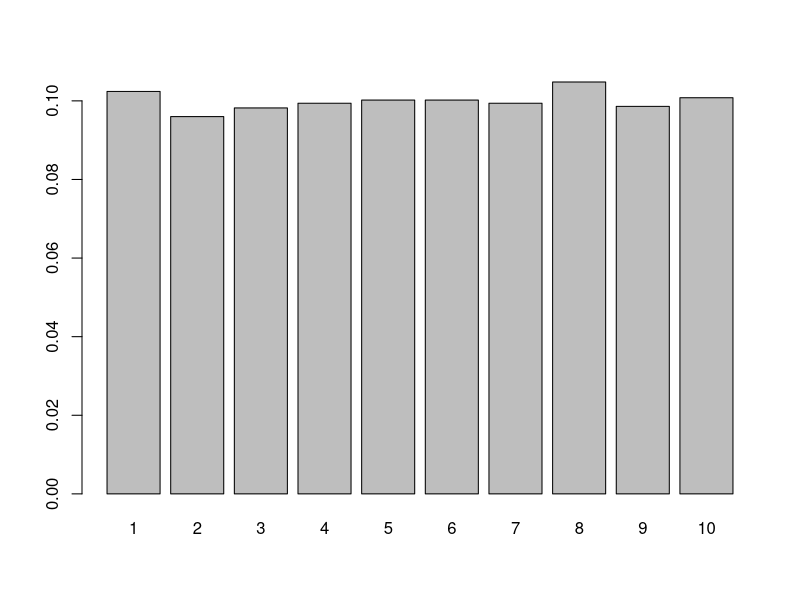
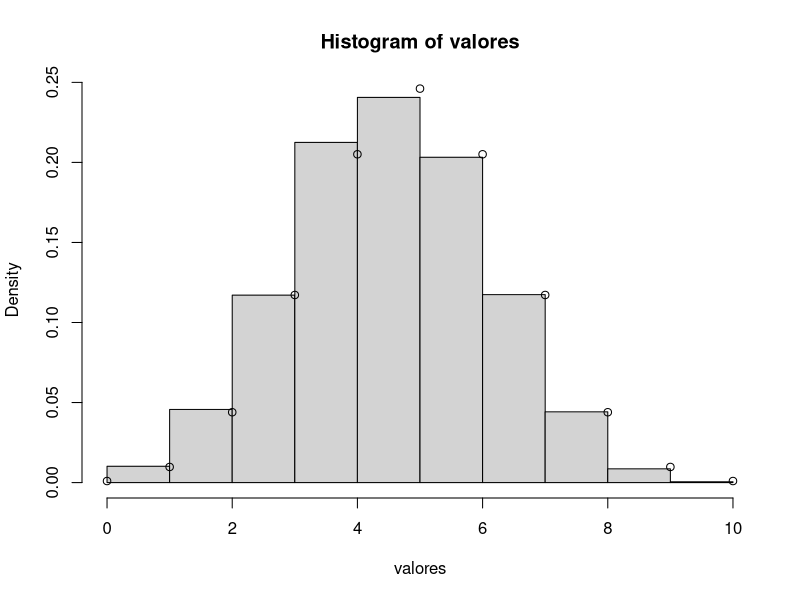
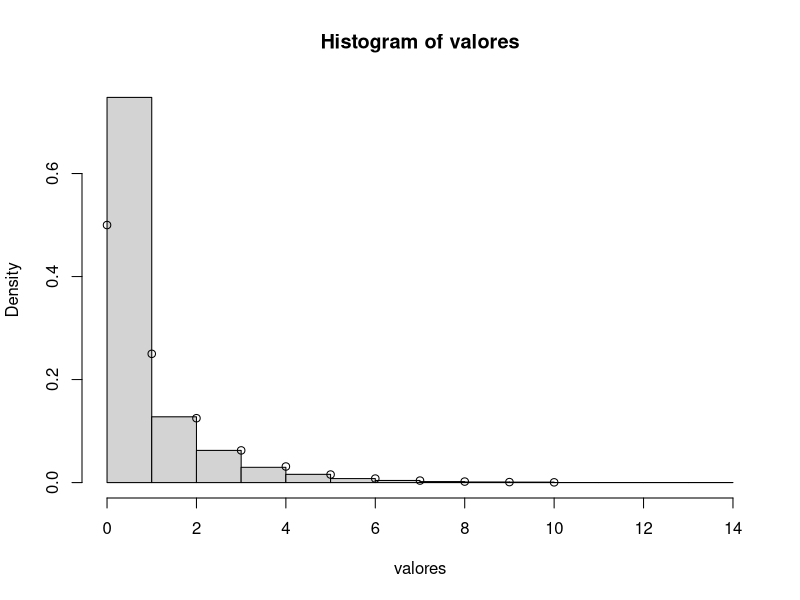
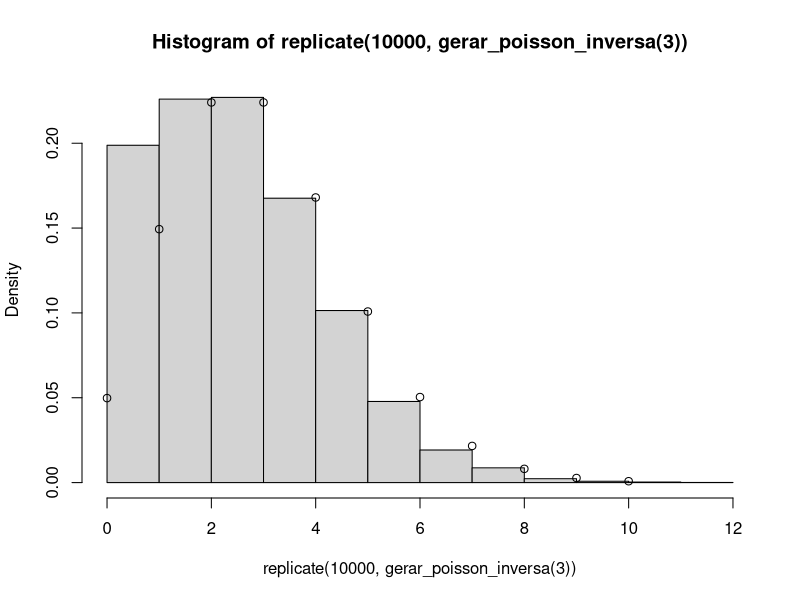
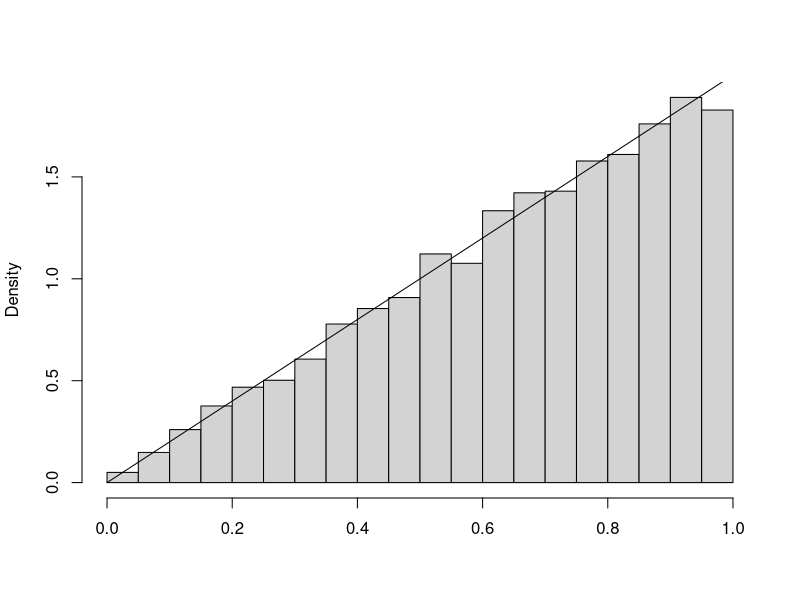
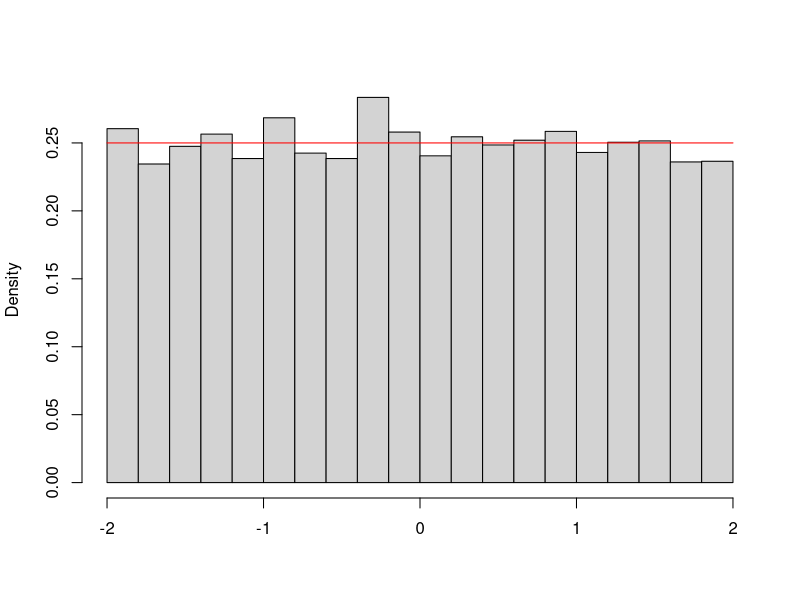
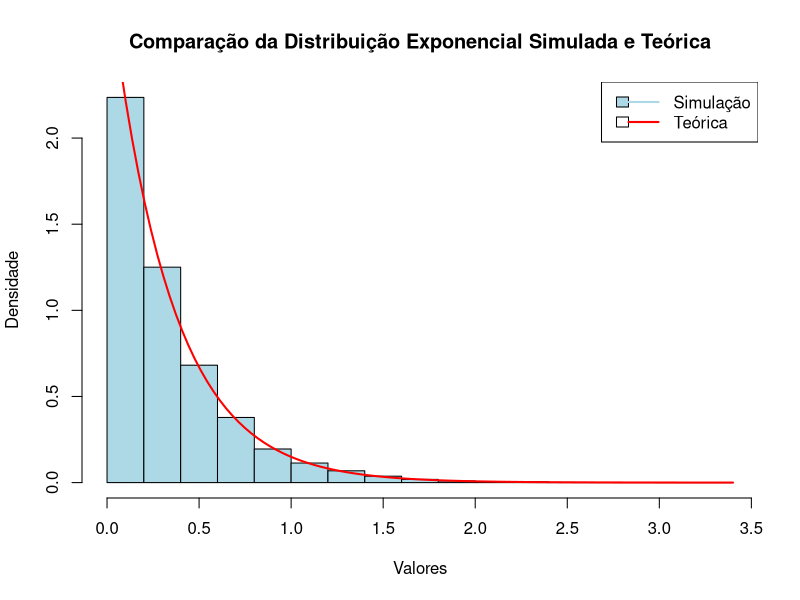

Write R code to recreate these figures, in order.
## ---- chunk 1
gerar_inversa <- function(){
  u <- runif(1,0,1)
  ifelse(u<0.20, return(1), 
         ifelse(u>=0.20 & u<0.35, return(2),
                ifelse(u>=0.35 & u<0.60, return(3), return(4))))
}

valores <- replicate(10000, gerar_inversa())

table(valores)/10000
## ---- chunk 2
gerar_va_inversa <- function(){
  # Gerar número aleatório entre 0 e 1
  u <- runif(1,0,1)
  p <- 1/10 # primeira probabilidade P(X=1)
  F <- p # inicializar a função de distribuição acumulada
  X <- 1 # inicializar o valor da va X
  
  while(u > F){
    X <- X+1
    F <- F+p
  }
  return(X)
}
valores <- replicate(5000,gerar_va_inversa())
barplot(table(valores)/5000)
## ---- chunk 3
# Gerando uma variável aleatória com distribuição de Bernoulli(p)
gerar_bernoulli_inversa <- function(p){
  U <- runif(1)
  if (U <= p){
    X <- 1
  } else {
    X <- 0
  }
  return(X)
}

valores <- replicate(100,gerar_bernoulli_inversa(0.8))
sum(valores)/100
## ---- chunk 4
# Gerando uma variável aleatória com distribuição Binomial(n,p)

gerar_binomial_inversa <- function(n,p){
  X <- sum(replicate(n,gerar_bernoulli_inversa(p)))
  return(X)
}

valores <- replicate(10000,gerar_binomial_inversa(10,0.5))
hist(valores, freq = FALSE, breaks = 11)
points(0:10, dbinom(0:10,10,0.5))
## ---- chunk 5
# Gerar uma variável aleatória com distribuição Geométrica(p)

gerar_geometrica_inversa <- function(p){
  U <- runif(1)
  X <- ceiling(log(1-U)/log(1-p))-1
  return(X)
}

valores <- replicate(10000, gerar_geometrica_inversa(0.5))
hist(valores, freq = FALSE)
points(0:10, dgeom(0:10,0.5))
## ---- chunk 6
# Gerando uma va com distribuição de Poisson

lambda <- 3  # exemplo com lambda = 3

# Função para gerar uma variável aleatória de Poisson usando o método da transformada inversa
gerar_poisson_inversa <- function(lambda) {
  U <- runif(1)  # Gerar um número aleatório uniforme entre 0 e 1
  p <- exp(-lambda)  # Inicializar a primeira probabilidade P(X=0)
  F <- p  # Inicializar a função de distribuição acumulada (CDF)
  X <- 0  # Inicializar o valor da variável aleatória
  
  # Acumular probabilidades até que a CDF exceda U
  while (U > F) {
    X <- X + 1
    p <- p * lambda / X  # Atualizar a probabilidade P(X=k)
    F <- F + p  # Atualizar a CDF
  }
  
  return(X)
}

set.seed(123)
hist(replicate(10000,gerar_poisson_inversa(3)),freq = FALSE, breaks = 12)
points(0:10,dpois(0:10,3))
## ---- chunk 7
n <- 10000
set.seed(123)
simlist <- sqrt(runif(n))
hist(simlist, prob=T, main="", xlab="")
curve(2*x, 0,1, add=T)
## ---- chunk 8
# Geração de uma va uniforme(-2,2)
a <- -2
b <- 2
n <- 10000
set.seed(123)
simlist <- a+(b-a)*runif(n)
hist(simlist, prob=T, main="",xlab="")
curve(dunif(x,a,b), col="red",add=TRUE)
## ---- chunk 9
# Definir a sequência de valores x
x <- seq(0,3, by = 0.02)

# Definir o parâmetro lambda da distribuição exponencial
lambda <- 3

# Número de simulação
n <- 10000

# Simular valores de uma distribuição exponencial
set.seed(123)
simlist <- -log(runif(n))/lambda

# Plotar o histograma da simulação com a densidade de probabilidade
hist(simlist, probability = TRUE, main = "Comparação da Distribuição Exponencial Simulada e Teórica",
     xlab = "Valores", ylab = "Densidade", col = "lightblue", border = "black")

# Adicionar a curva de densidade teórica
curve(dexp(x, rate = lambda), add = TRUE, col = "red", lwd = 2)

# Adicionar uma legenda
legend("topright", legend = c("Simulação", "Teórica"), col = c("lightblue", "red"), lwd = 2, fill = c("lightblue", NA))
